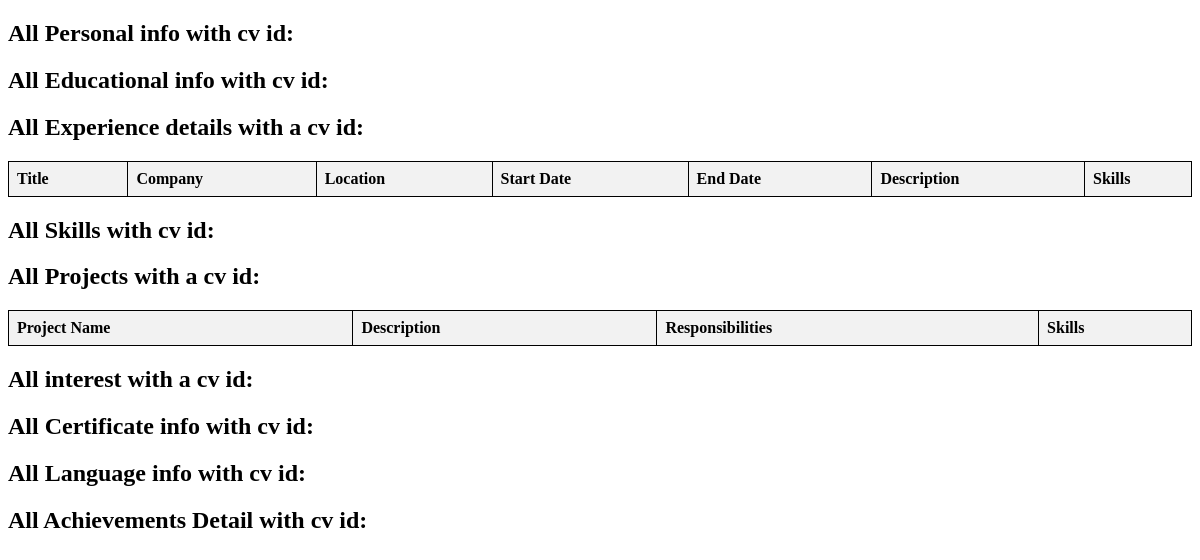
The app's page /queryall/26, older data.
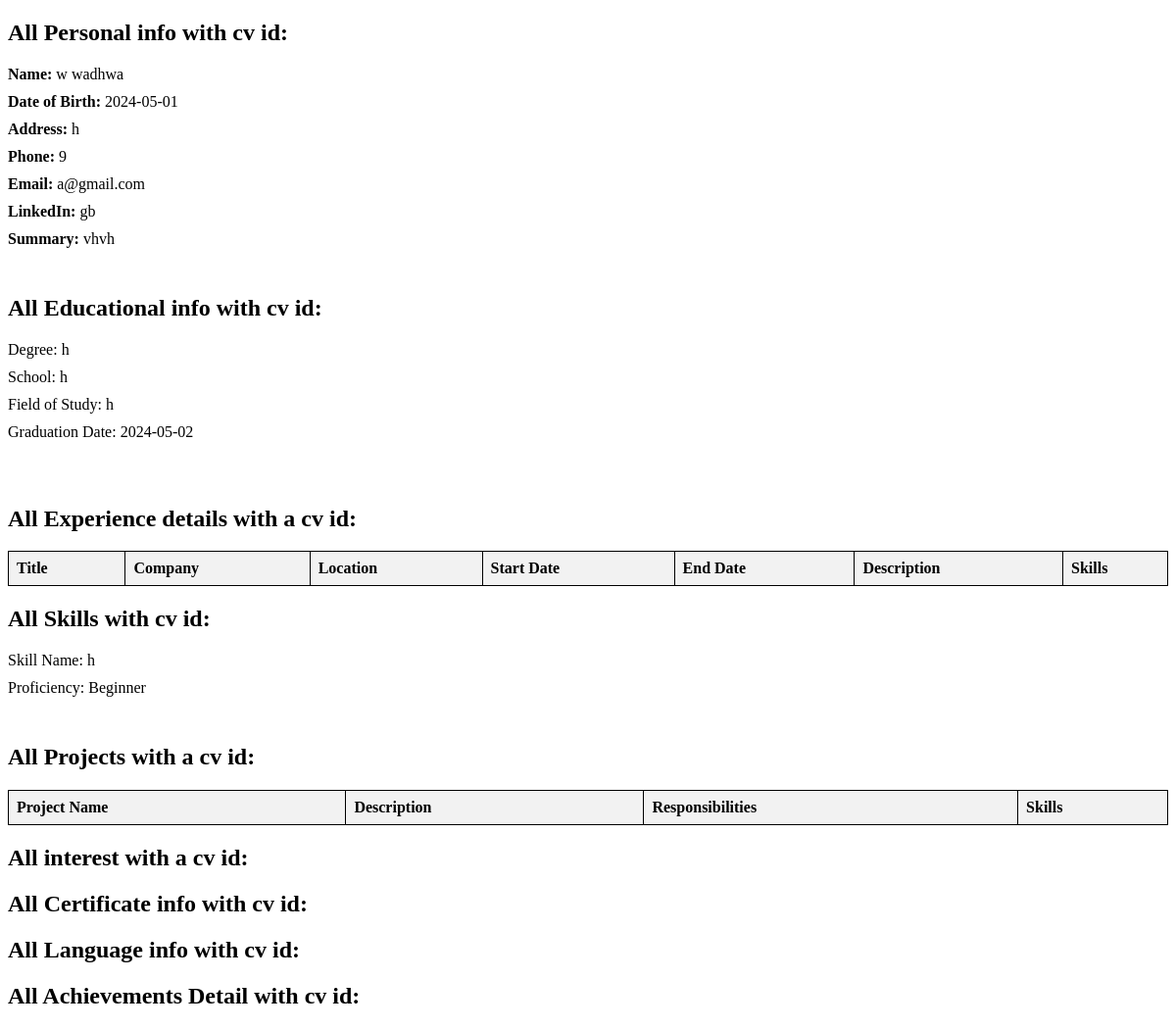
The same page, newer data.
### app.py (models this page shows)
class PersonalInformation(db.Model):
    PersonalInfoID = db.Column(db.Integer, primary_key=True)
    Userid = db.Column(db.Integer, db.ForeignKey("user.Userid"), nullable=False)
    CV_ID = db.Column(
        db.Integer, db.ForeignKey("cv.CV_ID"), nullable=False
    )  # New column for CV ID
    Fname = db.Column(db.String(100), nullable=False)
    Lname = db.Column(db.String(100), nullable=False)
    DOB = db.Column(db.Date, nullable=False)
    Address = db.Column(db.String(255), nullable=False)
    Phn = db.Column(db.String(20), nullable=False)
    Email = db.Column(db.String(100), nullable=False)
    LinkedIn = db.Column(db.String(255))
    Summary = db.Column(db.Text)

class Education(db.Model):
    Edu_ID = db.Column(db.Integer, primary_key=True)
    CV_ID = db.Column(db.Integer, db.ForeignKey("cv.CV_ID"), nullable=False)
    Userid = db.Column(db.Integer, db.ForeignKey("user.Userid"), nullable=False)
    Degree = db.Column(db.String(255), nullable=False)
    School = db.Column(db.String(255), nullable=False)
    FieldofStudy = db.Column(db.String(255), nullable=False)
    Grad_date = db.Column(db.Date, nullable=True)

class Skills(db.Model):
    __tablename__ = "skills"
    SkillID = db.Column(db.Integer, primary_key=True)
    Userid = db.Column(db.Integer, db.ForeignKey("user.Userid"), nullable=False)
    CV_ID = db.Column(db.Integer, db.ForeignKey("cv.CV_ID"), nullable=False)
    skill_name = db.Column(db.String(255), nullable=False)  # Renamed from Skillname
    proficiency = db.Column(db.String(255), nullable=False)

### app.py (the view, shortened to what this page needs)
@app.route("/queryall/<int:cv_id>")
def queryall(cv_id):
    personal_info = PersonalInformation.query.filter_by(CV_ID=cv_id).all()
    education_details = Education.query.filter_by(CV_ID=cv_id).all()
    Skill_details = Skills.query.filter_by(CV_ID=cv_id).all()
    Certificates_details = Certificates.query.filter_by(CV_ID=cv_id).all()
    interest_details = Interest.query.filter_by(CV_ID=cv_id).all()
    language_details = Language.query.filter_by(CV_ID=cv_id).all()
    Achievement_details = Achievement.query.filter_by(CV_ID=cv_id).all()
    experiences = Experience.query.filter_by(CV_ID=cv_id).all()
    experience_skills = {}
    projects = Project.query.filter_by(CV_ID=cv_id).all()
    project_skills = {}
    return render_template(
        "Queries_all.html",
        Certificates_details=Certificates_details,
        personal_info=personal_info,
        education_details=education_details,
        experiences=experiences,
        experience_skills=experience_skills,
        Skill_details=Skill_details,
        projects=projects,
        project_skills=project_skills,
        interest_details=interest_details,
        language_details=language_details,
        Achievement_details=Achievement_details,
    )

### templates/Queries_all.html (shortened to what this page needs)
<!DOCTYPE html>
<html lang="en">
<head>
</head>
<body>
    <h2>All Personal info with cv id:</h2>
    <ul>
        {% for info in personal_info %}
            <li><strong>Name:</strong> {{ info.Fname }} {{ info.Lname }}</li>
            <li><strong>Date of Birth:</strong> {{ info.DOB }}</li>
            <li><strong>Address:</strong> {{ info.Address }}</li>
            <li><strong>Phone:</strong> {{ info.Phn }}</li>
            <li><strong>Email:</strong> {{ info.Email }}</li>
            <li><strong>LinkedIn:</strong> {{ info.LinkedIn }}</li>
            <li><strong>Summary:</strong> {{ info.Summary }}</li>
            <br>
        {% endfor %}
    </ul>
    <h2>All Educational info with cv id:</h2>
    <ul>
    {% for edu in education_details %}
        <li>Degree: {{ edu.Degree }}</li>
        <li>School: {{ edu.School }}</li>
        <li>Field of Study: {{ edu.FieldofStudy }}</li>
        <li>Graduation Date: {{ edu.Grad_date }}</li><br><br>
    {% endfor %}
    </ul>
    <h2>All Experience details with a cv id:</h2>
    <table>
        <thead>
            <tr>
                <th>Title</th>
                <th>Company</th>
                <th>Location</th>
                <th>Start Date</th>
                <th>End Date</th>
                <th>Description</th>
                <th>Skills</th>
            </tr>
        </thead>
    </table>
    <h2>All Skills with cv id:</h2>
    <ul>
    {% for skill in Skill_details %}
        <li>Skill Name: {{ skill.skill_name }}</li>
        <li>Proficiency: {{ skill.proficiency }}</li><br>
    {% endfor %}
    </ul>
    <h2>All Projects with a cv id:</h2>
    <table>
        <thead>
            <tr>
                <th>Project Name</th>
                <th>Description</th>
                <th>Responsibilities</th>
                <th>Skills</th>
            </tr>
        </thead>
    </table>
    <h2>All interest with a cv id:</h2>
    <h2>All Certificate info with cv id:</h2>
    <h2>All Language info with cv id:</h2>
    <h2>All Achievements Detail with cv id:</h2>
</body>
</html>

Row changes from the older to the newer data that the page shows:
added PersonalInformation: Fname "w", Lname "wadhwa", DOB "2024-05-01", Address "h", Phn "9", Email "a@gmail.com", LinkedIn "gb", Summary "vhvh"
added Education: Degree "h", School "h", FieldofStudy "h", Grad_date "2024-05-02"
added Skills: skill_name "h", proficiency "Beginner"
